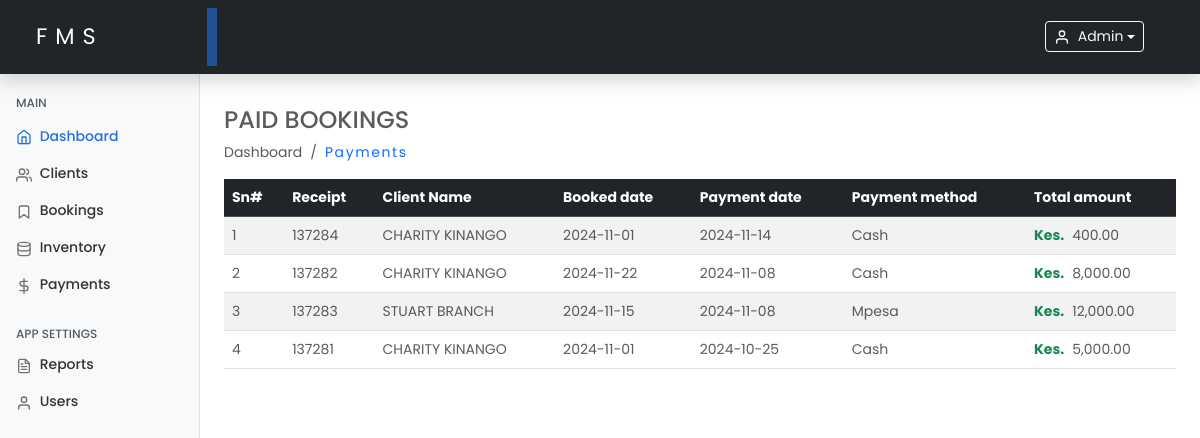
The app's page /payments.php (signed in) with its own data.
### tables this page shows
CREATE TABLE `payments` (
  `id` int(11) NOT NULL,
  `booking_id` int(11) NOT NULL,
  `receipt_number` int(8) DEFAULT NULL,
  `payment_method` enum('cash','mpesa') NOT NULL DEFAULT 'cash',
  `amount` decimal(10,2) NOT NULL,
  `tax` decimal(10,2) DEFAULT NULL,
  `discount` decimal(10,2) DEFAULT NULL,
  `total` decimal(10,2) GENERATED ALWAYS AS (`amount` + `tax` - `discount`) VIRTUAL,
  `payment_date` date NOT NULL,
  `created_at` timestamp NOT NULL DEFAULT current_timestamp(),
  `updated_at` timestamp NOT NULL DEFAULT current_timestamp() ON UPDATE current_timestamp()
);

CREATE TABLE `clients` (
  `id` int(11) NOT NULL,
  `client_name` varchar(100) NOT NULL,
  `client_phone` varchar(20) NOT NULL,
  `client_email` varchar(100) DEFAULT NULL,
  `client_address` varchar(255) DEFAULT NULL,
  `deceased_name` varchar(100) NOT NULL,
  `deceased_age` int(3) NOT NULL,
  `deceased_date_of_death` date NOT NULL,
  `deceased_cause` enum('natural','sickness','accident','other') NOT NULL,
  `deceased_gender` enum('male','female','other') NOT NULL,
  `created_at` timestamp NOT NULL DEFAULT current_timestamp(),
  `updated_at` timestamp NOT NULL DEFAULT current_timestamp() ON UPDATE current_timestamp()
);

CREATE TABLE `bookings` (
  `id` int(11) NOT NULL,
  `client_id` varchar(100) NOT NULL,
  `deceased_name` varchar(100) NOT NULL,
  `service_type` enum('burial','cremation','other') DEFAULT 'burial',
  `schedule_date` date NOT NULL,
  `vehicle_type` varchar(150) DEFAULT NULL,
  `request` varchar(255) DEFAULT NULL,
  `status` enum('scheduled','completed') DEFAULT 'scheduled',
  `created_at` timestamp NOT NULL DEFAULT current_timestamp(),
  `updated_at` timestamp NOT NULL DEFAULT current_timestamp() ON UPDATE current_timestamp()
);

### includes/functions.php (called while the page is built, shortened)
<?php
function getProcessedBookings($conn)
{
    $processedBookings = [];
    $query = "SELECT p.booking_id, p.receipt_number, p.payment_method, p.amount, p.tax, p.discount, p.payment_date,
                     s.schedule_date, c.client_name AS client_name
              FROM payments p
              JOIN bookings s ON p.booking_id = s.id
              JOIN clients c ON s.client_id = c.id
              ORDER BY p.payment_date DESC";
    $result = $conn->query($query);
    if ($result && $result->num_rows > 0) {
        while ($row = $result->fetch_assoc()) {
            $processedBookings[] = $row;
        }
    }
    return $processedBookings;
}

### payments.php (the view, shortened to what this page needs)
<?php
include 'includes/functions.php';
$processedBookings = getProcessedBookings($conn);
include './includes/header.php';
include './includes/sidebar.php';
?>
<main class="col-md-9 ms-sm-auto col-lg-10 px-md-4 mt-2">
    <h4 class="text-muted text-uppercase mt-4">Paid Bookings</h4>
    <ol class="breadcrumb mb-2">
        <li class="breadcrumb-item active">Dashboard</li>
        <li class="breadcrumb-item">
            <a class="text-decoration-none hover-underline" href="payments.php">Payments</a>
        </li>
    </ol>
    <div class="table-responsive">
        <?php if (!empty($processedBookings)): ?>
        <table class="table table-striped table-hover table-lg mt-2">
            <thead class="table-dark">
                    <tr>
                        <th>Sn#</th>
                        <th>Receipt</th>
                        <th>Client Name</th>
                        <th>Booked date</th>
                        <th>Payment date</th>
                        <th>Payment method</th>
                        <th>Total amount</th>
                    </tr>
                </thead>
                <tbody>
                    <?php foreach ($processedBookings as $index => $booking): ?>
                        <tr>
                            <td class="text-muted"><?php echo $index + 1; ?></td>
                            <td class="text-muted"><?php echo htmlspecialchars($booking['receipt_number']); ?></td>
                            <td class="text-muted text-uppercase"><?php echo htmlspecialchars($booking['client_name']); ?></td>
                            <td class="text-muted"><?php echo htmlspecialchars($booking['schedule_date']); ?></td>
                            <td class="text-muted"><?php echo htmlspecialchars($booking['payment_date']); ?></td>
                            <td class="text-muted text-capitalize"><?php echo htmlspecialchars($booking['payment_method']); ?></td>
                            <td class="text-muted"><strong class="text-success me-2">Kes.</strong><?php echo number_format($booking['amount'], 2); ?></td>
                        </tr>
                    <?php endforeach; ?>
                </tbody>
            </table>
        <?php else: ?>
            <p class="text-center text-danger">No processed bookings found.</p>
        <?php endif; ?>
    </div>
</main>
<?php include './includes/footer.php'; ?>

### assets/css/dashboard.css (style rules this page uses)
* { margin: 0; padding: 0; box-sizing: border-box; }
body { font-size: .875rem; font-family: "Poppins", sans-serif; }

### includes/header.php (style rules this page uses)
.active { background-color: transparent !important; }
.text-decoration-none { font-weight: 400; letter-spacing: 0.1rem; text-decoration: none !important; }

### records on screen
payments: receipt_number "137284", clients.client_name "CHARITY KINANGO", booking.schedule_date "2024-11-01", payment_date "2024-11-14", payment_method "Cash", amount "400.00"
payments: receipt_number "137282", clients.client_name "CHARITY KINANGO", booking.schedule_date "2024-11-22", payment_date "2024-11-08", payment_method "Cash", amount "8,000.00"
payments: receipt_number "137283", clients.client_name "STUART BRANCH", booking.schedule_date "2024-11-15", payment_date "2024-11-08", payment_method "Mpesa", amount "12,000.00"
payments: receipt_number "137281", clients.client_name "CHARITY KINANGO", booking.schedule_date "2024-11-01", payment_date "2024-10-25", payment_method "Cash", amount "5,000.00"

### other values on screen
$_SESSION['username'] "Admin"
